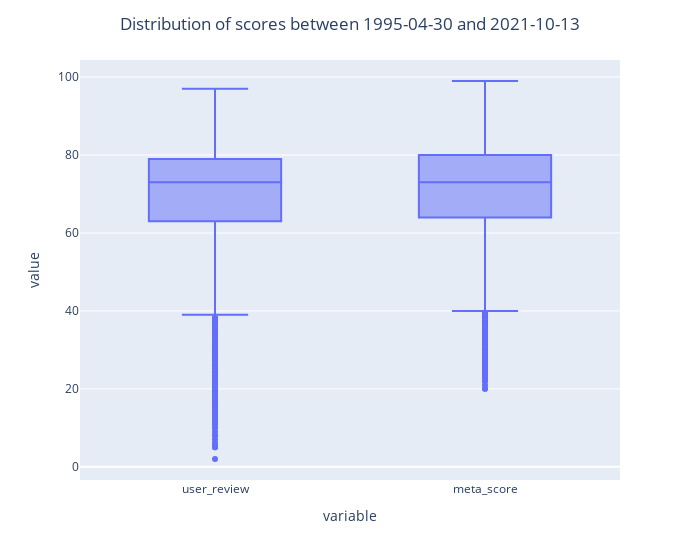

Notebook cell for this chart:
### Code cell
fig = px.box(df2,y=['user_review','meta_score'], width=700)
fig.update_layout(title_text=f'Distribution of scores between {df2.date.min()} and {df2.date.max()}', title_x=0.5)
fig.show()

### Figure 1 — Plotly figure (JSON) as saved in the notebook; plotly's stock layout.template omitted (floating-point values rounded to 4 significant figures; data arrays with more than 128 entries replaced by an {"elided": "..."} marker saying what was removed)
{"data": [{"alignmentgroup": "True", "hovertemplate": "variable=%{x}<br>value=%{y}<extra></extra>", "legendgroup": "", "marker": {"color": "#636efa"}, "name": "", "notched": false, "offsetgroup": "", "orientation": "v", "showlegend": false, "type": "box", "x": {"elided": "34870 str values"}, "x0": " ", "xaxis": "x", "y": {"elided": "34870 int values"}, "y0": " ", "yaxis": "y"}], "layout": {"boxmode": "group", "legend": {"tracegroupgap": 0}, "margin": {"t": 60}, "title": {"text": "Distribution of scores between 1995-04-30 and 2021-10-13", "x": 0.5}, "width": 700, "xaxis": {"anchor": "y", "domain": [0, 1], "title": {"text": "variable"}}, "yaxis": {"anchor": "x", "domain": [0, 1], "title": {"text": "value"}}}}
